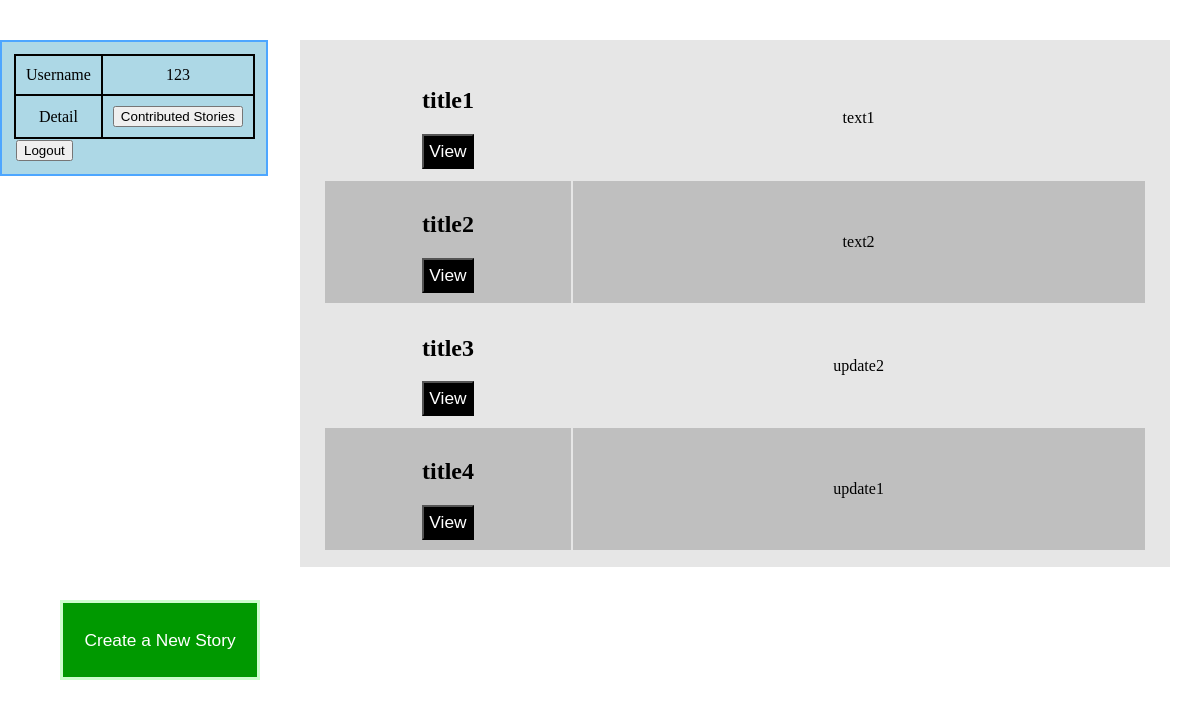
Before: / (signed in) with the older database file.
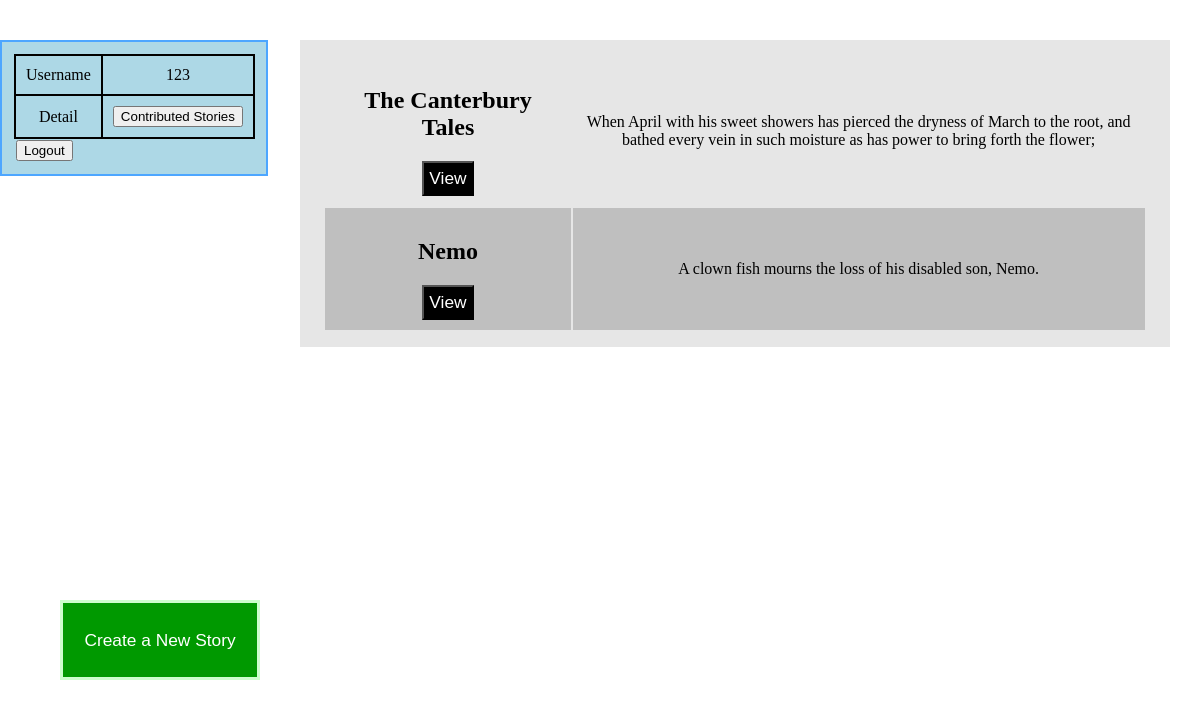
After: the same page with the newer database file.
### tables this page shows
CREATE TABLE stories (storyID INT, title VARCHAR, isOpen INT);

CREATE TABLE updates (storyID INT, username VARCHAR, updateNum INT, text TEXT);

### app.py (the view)
@app.route("/")
def root():
    if session and auth.userCooked(session["user"]):
        data = posts.getFeedData(session["user"])
        return render_template("home.html", data=data, user=session["user"])
    return render_template("login.html")

### utils/auth.py (called while the page is built)
def userCooked(user):
    f = "data/story.db"
    db = sqlite3.connect(f)
    c = db.cursor()
    a = c.execute("SELECT username FROM users")
    for row in a:
        if session and row and user == row[0]:
            return True
    return False

### utils/posts.py (called while the page is built)
def getContributedIDs(username):
    db = sqlite3.connect("data/story.db")
    cursor = db.cursor()
    query = "SELECT storyID FROM updates WHERE username=\"" + username + "\""
    cursor.execute(query)
    fetch = cursor.fetchall()
    data = []
    for i in fetch:
        data.append(i[0])
    return data

### templates/home.html (shortened to what this page needs)
<!DOCTYPE html>
<html>
<div class="user">
<table class="user">
  <tr>
    <td class="user" width="30%"> Username </td>
    <td class="user"> {{ user }} </td>
  </tr>
  <tr>
    <td class="user"> Detail </td>
    <td class="user">
      <form action="/contributed" method="POST">
	<input type="submit" value="Contributed Stories">
      </form>
    </td>
  </tr>
  <tr>
    <td colspan="2"><form action="/logout" method="POST">
	<input type="submit" value="Logout">
    </form></td>
  </tr>
</table>
</div>
<div class="content">
<table class="content">
  {% for dic in data %}
  <tr class="content">
    <td class="content" width="30%">
      <h2>{{ dic["title"] }}</h2>
      <form action="/viewstory" method="POST">
	<input type="submit" class="view" value="View">
      </form>
    </td>
    <td class="content">
      {{ dic["text"] }}
    </td>
  </tr>
  {% endfor %}
</table>
</div>
<div class="new">
  <form action="/newstory">
    <input type="submit" class="new" value="Create a New Story">
  </form>
</div>
</html>

### templates/home.html (style rules this page uses)
div.user { position: fixed; top: 5%; left: 0; background: lightblue; width: 20%; border: 2px solid; border-color: #4da6ff; padding: 1%; }
table.user { width: 90%; margin-left: auto; margin-right: auto; border-collapse: collapse; }
td.user { border: 2px solid black; padding: 10px; text-align: center; }
div.content { position: fixed; max-height: 80%; width: 70%; background: #e6e6e6; padding: 15px; top: 5%; left: 25%; overflow-y:scroll; }
table.content { width: 98%; margin-left: auto; margin-right: auto; }
td.content { text-align: center; padding: 10px; }
tr.content:nth-child(even) { background-color: #bfbfbf; }
input.view { color: white; background-color: black; font-size: 13pt; padding: 5px; }
div.new { position: fixed; bottom: 15%; left: 5%; }
input.new { width: 200px; height: 80px; color: white; font-size: 13pt; background-color: #009900; border: 3px solid #ccffcc; padding:2px; }

Changed rows visible on the page:
removed stories: title "title3"
removed updates: text "update2"
removed stories: title "title4"
removed updates: text "update1"
Other visible differences:
new list line: "The Canterbury Tales"
new list line: "View"
new list line: "When April with his sweet showers has pierced the dryness of March to the root, and bathed every vein in such moisture as has power to bring forth the flower;"
new list line: "Nemo"
new list line: "A clown fish mourns the loss of his disabled son, Nemo."
list line gone: "title1"
list line gone: "View"
list line gone: "text1"
list line gone: "title2"
list line gone: "text2"
